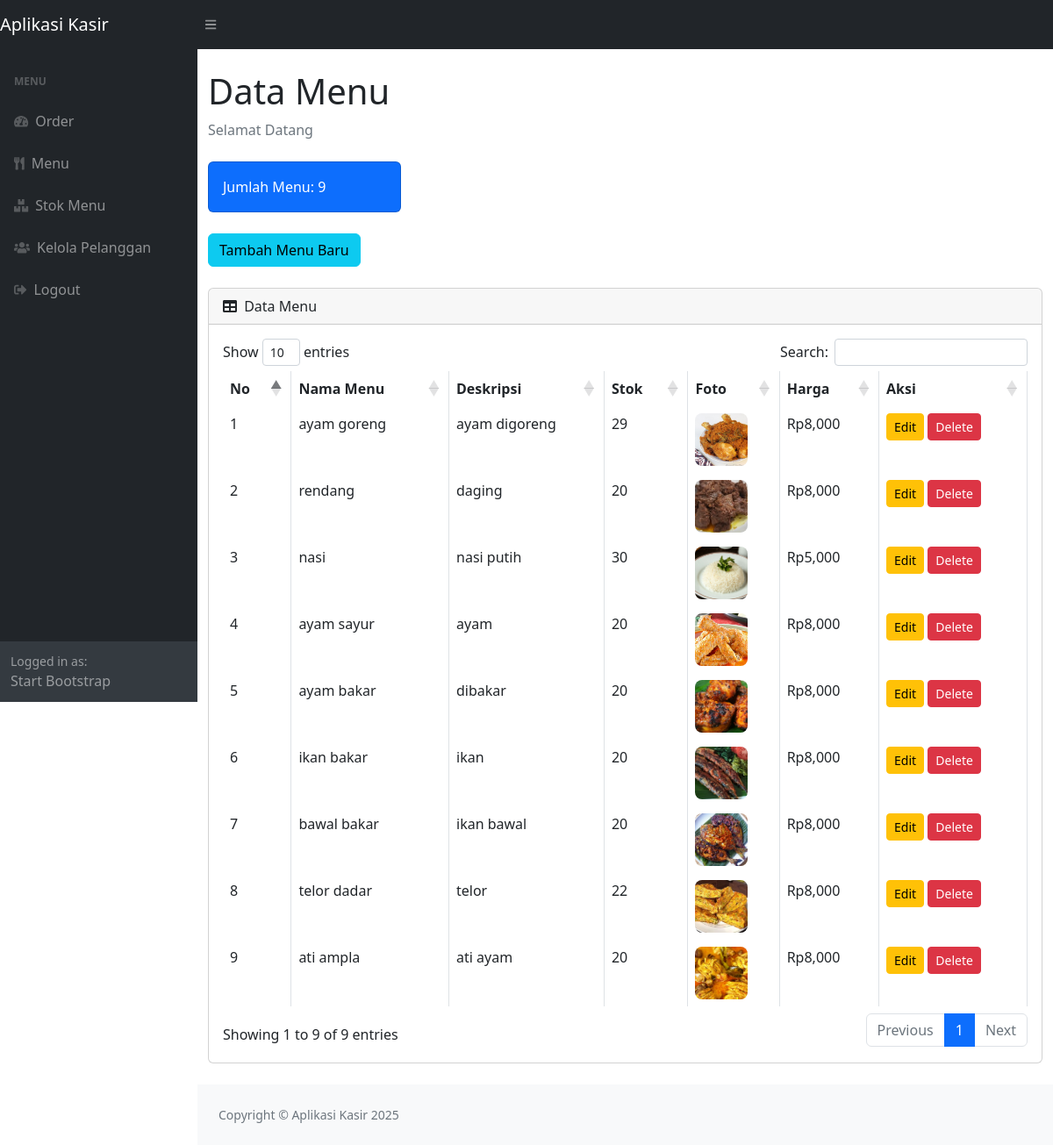
Page /stock.php (signed in) on the committed database.
### tables this page shows
CREATE TABLE `makanan` (
  `idmakanan` int(11) NOT NULL,
  `namamakanan` varchar(100) NOT NULL,
  `deskripsi` text DEFAULT NULL,
  `harga` int(11) NOT NULL,
  `foto` varchar(255) DEFAULT NULL,
  `stock` int(11) DEFAULT 0
);

### stock.php (the view, shortened to what this page needs)
<?php
require 'ceklogin.php';
$h1 = mysqli_query($c, "SELECT * FROM makanan");
$h2 = mysqli_num_rows($h1);
?>
<!DOCTYPE html>
<html lang="en">
<head>
    <link href="css/styles.css" rel="stylesheet" />
    <link href="https://cdn.datatables.net/1.10.20/css/dataTables.bootstrap4.min.css" rel="stylesheet" />
</head>
<body class="sb-nav-fixed">
    <nav class="sb-topnav navbar navbar-expand navbar-dark bg-dark">
        <a class="navbar-brand" href="index.php">Aplikasi Kasir</a>
        <button class="btn btn-link btn-sm order-1 order-lg-0" id="sidebarToggle"><i class="fas fa-bars"></i></button>
    </nav>
    <div id="layoutSidenav">
        <div id="layoutSidenav_nav">
            <nav class="sb-sidenav accordion sb-sidenav-dark" id="sidenavAccordion">
                <div class="sb-sidenav-menu">
                    <div class="nav">
                        <div class="sb-sidenav-menu-heading">Menu</div>
                        <a class="nav-link" href="index.php">
                            <div class="sb-nav-link-icon"><i class="fas fa-tachometer-alt"></i></div> Order
                        </a>
                        <a class="nav-link" href="stock.php">
                            <div class="sb-nav-link-icon"><i class="fas fa-utensils"></i></div> Menu
                        </a>
                        <a class="nav-link" href="masuk.php">
                            <div class="sb-nav-link-icon"><i class="fas fa-boxes"></i></div> Stok Menu
                        </a>
                        <a class="nav-link" href="pelanggan.php">
                            <div class="sb-nav-link-icon"><i class="fas fa-users"></i></div> Kelola Pelanggan
                        </a>
                        <a class="nav-link" href="logout.php">
                            <div class="sb-nav-link-icon"><i class="fas fa-sign-out-alt"></i></div> Logout
                        </a>
                    </div>
                </div>
                <div class="sb-sidenav-footer">
                    <div class="small">Logged in as:</div>
                    Start Bootstrap
                </div>
            </nav>
        </div>
        <div id="layoutSidenav_content">
            <main>
                <div class="container-fluid">
                    <h1 class="mt-4">Data Menu</h1>
                    <ol class="breadcrumb mb-4">
                        <li class="breadcrumb-item active">Selamat Datang</li>
                    </ol>
                    <div class="row">
                        <div class="col-xl-3 col-md-6">
                            <div class="card bg-primary text-white mb-4">
                                <div class="card-body">Jumlah Menu: <?= $h2; ?></div>
                            </div>
                        </div>
                    </div>
                    <button type="button" class="btn btn-info mb-4" data-toggle="modal" data-target="#myModal">
                        Tambah Menu Baru
                    </button>
                    <div class="card mb-4">
                        <div class="card-header">
                            <i class="fas fa-table me-1"></i> Data Menu
                        </div>
                        <div class="card-body">
                            <div class="table-responsive">
                                <table class="table table-bordered" id="dataTable" width="100%" cellspacing="0">
                                    <thead>
                                        <tr>
                                            <th>No</th>
                                            <th>Nama Menu</th>
                                            <th>Deskripsi</th>
                                            <th>Stok</th>
                                            <th>Foto</th>
                                            <th>Harga</th>
                                            <th>Aksi</th>
                                        </tr>
                                    </thead>
                                    <tbody>
                                        <?php
                                        $get = mysqli_query($c, "SELECT * FROM makanan");
                                        $i = 1;
                                        while ($p = mysqli_fetch_array($get)) {
                                            $namamakanan = $p['namamakanan'];
                                            $deskripsi = $p['deskripsi'];
                                            $harga = $p['harga'];
                                            $stock = $p['stock'];
                                            $idmakanan = $p['idmakanan'];
                                            $foto = $p['foto'];
                                        ?>
                                            <tr>
                                                <td><?= $i++; ?></td>
                                                <td><?= htmlspecialchars($namamakanan); ?></td>
                                                <td><?= htmlspecialchars($deskripsi); ?></td>
                                                <td><?= $stock; ?></td>
                                                <td>
                                                    <img src="js/image/<?= $foto ? $foto : 'noimage.png'; ?>" width="60" height="60"
                                                        style="object-fit:cover;border-radius:8px;"
                                                        onerror="this.onerror=null;this.src='js/image/noimage.png';">
                                                </td>
                                                <td>Rp<?= number_format($harga); ?></td>
                                                <td>
                                                    <button type="button" class="btn btn-warning btn-sm" data-toggle="modal" data-target="#edit<?= $idmakanan; ?>">Edit</button>
                                                    <button type="button" class="btn btn-danger btn-sm" data-toggle="modal" data-target="#delete<?= $idmakanan; ?>">Delete</button>
                                                </td>
                                            </tr>
                                        <?php } ?>
                                    </tbody>
                                </table>
                            </div>
                        </div>
                    </div>
                </div>
            </main>
            <footer class="py-4 bg-light mt-auto">
                <div class="container-fluid px-4">
                    <div class="d-flex align-items-center justify-content-between small">
                        <div class="text-muted">Copyright &copy; Aplikasi Kasir 2025</div>
                    </div>
                </div>
            </footer>
        </div>
    </div>
</body>
</html>

### rows in the picture
makanan: namamakanan "ayam goreng", deskripsi "ayam digoreng", stock "29", foto (picture), harga "8,000"
makanan: namamakanan "rendang", deskripsi "daging", stock "20", foto (picture), harga "8,000"
makanan: namamakanan "nasi", deskripsi "nasi putih", stock "30", foto (picture), harga "5,000"
makanan: namamakanan "ayam sayur", deskripsi "ayam", stock "20", foto (picture), harga "8,000"
makanan: namamakanan "ayam bakar", deskripsi "dibakar", stock "20", foto (picture), harga "8,000"
makanan: namamakanan "ikan bakar", deskripsi "ikan", stock "20", foto (picture), harga "8,000"
makanan: namamakanan "bawal bakar", deskripsi "ikan bawal", stock "20", foto (picture), harga "8,000"
makanan: namamakanan "telor dadar", deskripsi "telor", stock "22", foto (picture), harga "8,000"
makanan: namamakanan "ati ampla", deskripsi "ati ayam", stock "20", foto (picture), harga "8,000"

### other values in the picture
$h2 "9"
